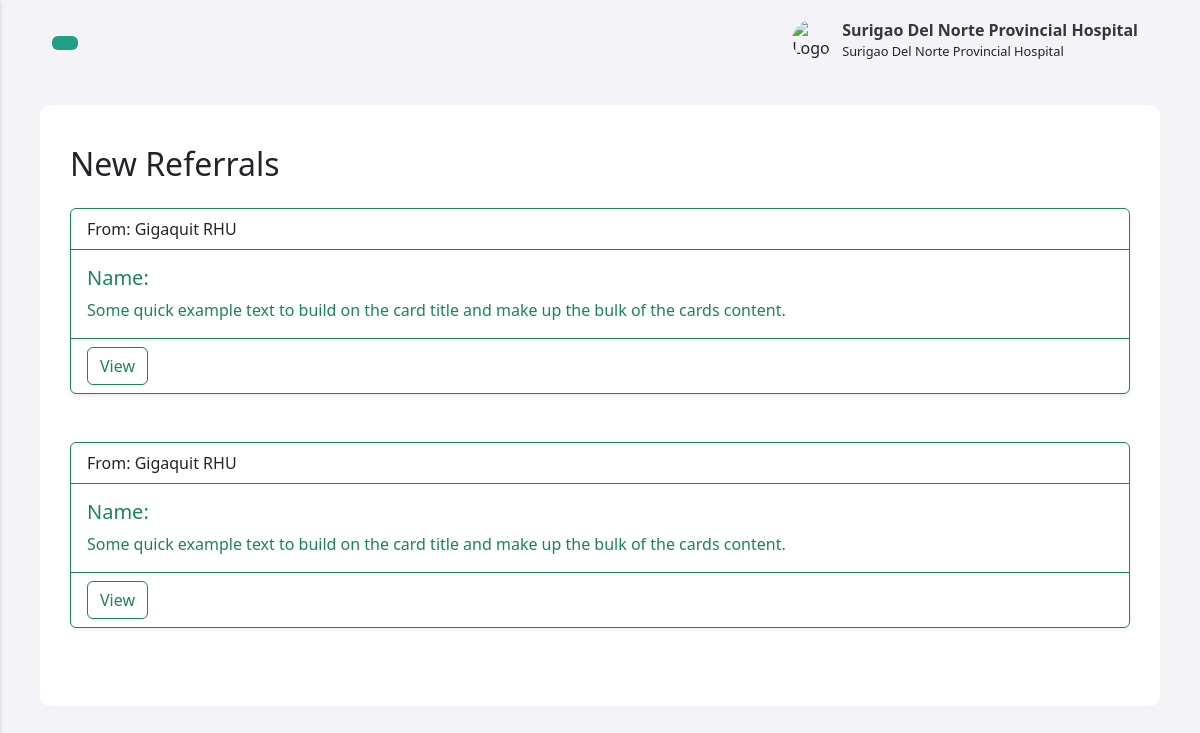
The page /facility/dashboard/new_referrals.php (signed in) on the database as committed earlier.
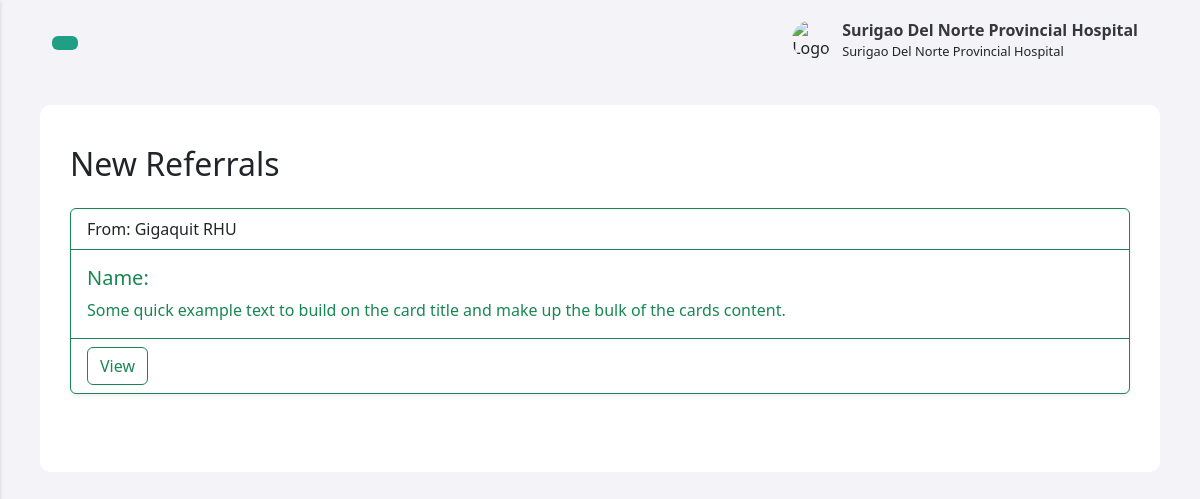
The same page on the database as committed later.
### tables this page shows
CREATE TABLE `referral_forms` (
  `id` int(11) NOT NULL,
  `Name` varchar(255) DEFAULT NULL,
  `Vs` varchar(255) DEFAULT NULL,
  `kjbj` varchar(255) DEFAULT NULL
);

CREATE TABLE `facilities` (
  `fclt_id` int(11) NOT NULL,
  `fclt_name` varchar(255) NOT NULL,
  `fclt_password` varchar(255) NOT NULL,
  `fclt_ref_id` varchar(255) NOT NULL,
  `fclt_type` varchar(255) NOT NULL,
  `fclt_address` varchar(255) NOT NULL,
  `img_url` text NOT NULL
);

### facility/dashboard/includes/referral_functions.inc.php (called while the page is built, shortened)
<?php
include 'dbh.inc.php';
function ProvHosPendingReferrals() {
    global $conn, $fclt_id;
    $sql = "SELECT referral_forms.*, referral_records.*, facilities.*
        FROM referral_forms
        LEFT JOIN referral_records ON referral_forms.id = referral_records.rfrrl_id
        LEFT JOIN facilities ON facilities.fclt_id = referral_records.fclt_id
        WHERE referral_records.referred_hospital = ? AND referral_records.status = 'Pending'";
        $stmt = mysqli_prepare($conn, $sql);
        mysqli_stmt_bind_param($stmt, "s", $fclt_id);
        mysqli_stmt_execute($stmt);
        $result = mysqli_stmt_get_result($stmt);
    if ($result) {
        $referrals = mysqli_fetch_all($result, MYSQLI_ASSOC);
        return $referrals;
    } else {
        echo "Error executing query: " . mysqli_error($conn);
    }
    return array();
}

### facility/dashboard/new_referrals.php (the view, shortened to what this page needs)
<?php
include_once 'header.php';
include_once 'includes/referral_functions.inc.php';
$ProvHos = ProvHosPendingReferrals();
$Hospital = HospitalPendingReferrals();
?>
<div class="feed">
<div class="head" id="reload">
<h2 class="left-heading mb-4">New Referrals</h2>
</div>
<div id="yourDivId" class="yourDivClass">
<?php
if ($_SESSION["fclttype"] == 'Hospital') {
    $dataArray = $Hospital;
} elseif ($_SESSION["fclttype"] == 'Provincial Hospital') {
    $dataArray = $ProvHos;
} else {
    $dataArray = array();
}
foreach ($dataArray as $data) {
    $rffrl_id = $data['rfrrl_id'];
    $fclt_name = $data['fclt_name'];
    $Name = $data['name'];
    echo '<div class="card border-success mb-3 shadow-sm mb-5 bg-white rounded">
        <div class="card-header bg-transparent border-success">From: ' . $fclt_name . ' </div>
        <div class="card-body text-success">
            <h5 class="card-title">Name: ' . $Name . '</h5>
            <p class="card-text">Some quick example text to build on the card title and make up the bulk of the cards content.</p>
        </div>
        <div class="card-footer bg-transparent border-success">
            <button type="button" value="' . $rffrl_id . '" class="viewRecord btn btn-outline-success">View</button>
        </div>
    </div>';
}
?>
</div>
<?php
include_once 'footer.php'
?>

Rows that differ between the two databases and show on the page:
removed referral_forms: facilities.fclt_name "Gigaquit RHU"
